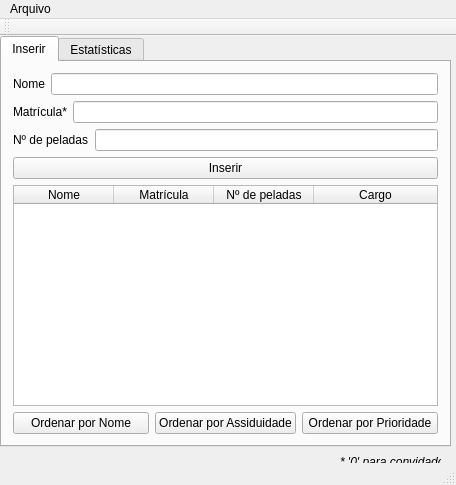
<?xml version="1.0" encoding="UTF-8"?>
<ui version="4.0">
 <class>MainWindow</class>
 <widget class="QMainWindow" name="MainWindow">
  <property name="geometry">
   <rect>
    <x>0</x>
    <y>0</y>
    <width>456</width>
    <height>485</height>
   </rect>
  </property>
  <property name="windowTitle">
   <string>Minha Pelada</string>
  </property>
  <widget class="QWidget" name="centralWidget">
   <widget class="QTabWidget" name="tabWidget">
    <property name="geometry">
     <rect>
      <x>0</x>
      <y>0</y>
      <width>451</width>
      <height>411</height>
     </rect>
    </property>
    <property name="currentIndex">
     <number>0</number>
    </property>
    <widget class="QWidget" name="Inserir">
     <attribute name="title">
      <string extracomment="Inserir">Inserir</string>
     </attribute>
     <layout class="QVBoxLayout" name="verticalLayout">
      <item>
       <layout class="QHBoxLayout" name="horizontalLayout">
        <item>
         <widget class="QLabel" name="label">
          <property name="text">
           <string>Nome</string>
          </property>
         </widget>
        </item>
        <item>
         <widget class="QLineEdit" name="le_nome"/>
        </item>
       </layout>
      </item>
      <item>
       <layout class="QHBoxLayout" name="horizontalLayout_2">
        <item>
         <widget class="QLabel" name="label_2">
          <property name="text">
           <string>Matrícula*</string>
          </property>
         </widget>
        </item>
        <item>
         <widget class="QLineEdit" name="le_mat"/>
        </item>
       </layout>
      </item>
      <item>
       <layout class="QHBoxLayout" name="horizontalLayout_4">
        <item>
         <widget class="QLabel" name="lbl_numero">
          <property name="text">
           <string>Nº de peladas</string>
          </property>
         </widget>
        </item>
        <item>
         <widget class="QLineEdit" name="le_numero"/>
        </item>
       </layout>
      </item>
      <item>
       <widget class="QPushButton" name="btn_inserir">
        <property name="styleSheet">
         <string notr="true"/>
        </property>
        <property name="text">
         <string>Inserir</string>
        </property>
       </widget>
      </item>
      <item>
       <widget class="QTableWidget" name="tbl_dados">
        <property name="styleSheet">
         <string notr="true"/>
        </property>
        <property name="editTriggers">
         <set>QAbstractItemView::NoEditTriggers</set>
        </property>
        <attribute name="horizontalHeaderDefaultSectionSize">
         <number>100</number>
        </attribute>
        <attribute name="horizontalHeaderStretchLastSection">
         <bool>true</bool>
        </attribute>
        <attribute name="verticalHeaderShowSortIndicator" stdset="0">
         <bool>true</bool>
        </attribute>
        <attribute name="verticalHeaderStretchLastSection">
         <bool>false</bool>
        </attribute>
        <column>
         <property name="text">
          <string>Nome</string>
         </property>
        </column>
        <column>
         <property name="text">
          <string>Matrícula</string>
         </property>
        </column>
        <column>
         <property name="text">
          <string>Nº de peladas</string>
         </property>
        </column>
        <column>
         <property name="text">
          <string>Cargo</string>
         </property>
        </column>
       </widget>
      </item>
      <item>
       <layout class="QHBoxLayout" name="horizontalLayout_3">
        <item>
         <widget class="QPushButton" name="btn_ordenar_nome">
          <property name="text">
           <string>Ordenar por Nome</string>
          </property>
         </widget>
        </item>
        <item>
         <widget class="QPushButton" name="btn_ordenar_ass">
          <property name="text">
           <string>Ordenar por Assiduidade</string>
          </property>
         </widget>
        </item>
        <item>
         <widget class="QPushButton" name="btn_ordenar_prio">
          <property name="text">
           <string>Ordenar por Prioridade</string>
          </property>
         </widget>
        </item>
       </layout>
      </item>
     </layout>
    </widget>
    <widget class="QWidget" name="tab">
     <attribute name="title">
      <string>Estatísticas</string>
     </attribute>
     <widget class="QWidget" name="layoutWidget">
      <property name="geometry">
       <rect>
        <x>20</x>
        <y>10</y>
        <width>421</width>
        <height>361</height>
       </rect>
      </property>
      <layout class="QVBoxLayout" name="verticalLayout_2">
       <item>
        <widget class="QGroupBox" name="gb_avg">
         <property name="title">
          <string>Porcentagem de Servidores</string>
         </property>
         <widget class="QLabel" name="lbl_serv">
          <property name="geometry">
           <rect>
            <x>0</x>
            <y>0</y>
            <width>411</width>
            <height>61</height>
           </rect>
          </property>
          <property name="font">
           <font>
            <pointsize>16</pointsize>
           </font>
          </property>
          <property name="text">
           <string/>
          </property>
          <property name="alignment">
           <set>Qt::AlignCenter</set>
          </property>
         </widget>
         <widget class="QGroupBox" name="gb_highest">
          <property name="geometry">
           <rect>
            <x>0</x>
            <y>60</y>
            <width>419</width>
            <height>61</height>
           </rect>
          </property>
          <property name="title">
           <string>Porcentagem de Dependentes</string>
          </property>
          <widget class="QLabel" name="lbl_dep">
           <property name="geometry">
            <rect>
             <x>0</x>
             <y>10</y>
             <width>411</width>
             <height>51</height>
            </rect>
           </property>
           <property name="font">
            <font>
             <pointsize>16</pointsize>
            </font>
           </property>
           <property name="text">
            <string/>
           </property>
           <property name="alignment">
            <set>Qt::AlignCenter</set>
           </property>
          </widget>
         </widget>
         <widget class="QGroupBox" name="gb_lowest">
          <property name="geometry">
           <rect>
            <x>0</x>
            <y>130</y>
            <width>419</width>
            <height>61</height>
           </rect>
          </property>
          <property name="title">
           <string>Porcentagem de Convidados</string>
          </property>
          <widget class="QLabel" name="lbl_conv">
           <property name="geometry">
            <rect>
             <x>0</x>
             <y>10</y>
             <width>411</width>
             <height>51</height>
            </rect>
           </property>
           <property name="font">
            <font>
             <pointsize>16</pointsize>
            </font>
           </property>
           <property name="text">
            <string/>
           </property>
           <property name="alignment">
            <set>Qt::AlignCenter</set>
           </property>
          </widget>
         </widget>
         <widget class="QGroupBox" name="gp_mais_ass">
          <property name="geometry">
           <rect>
            <x>0</x>
            <y>200</y>
            <width>421</width>
            <height>71</height>
           </rect>
          </property>
          <property name="title">
           <string>Peladeiro mais assíduo</string>
          </property>
          <widget class="QLabel" name="lbl_mais_ass">
           <property name="geometry">
            <rect>
             <x>0</x>
             <y>-1</y>
             <width>421</width>
             <height>71</height>
            </rect>
           </property>
           <property name="font">
            <font>
             <pointsize>16</pointsize>
            </font>
           </property>
           <property name="text">
            <string/>
           </property>
           <property name="alignment">
            <set>Qt::AlignCenter</set>
           </property>
          </widget>
         </widget>
         <widget class="QGroupBox" name="gp_menos_ass">
          <property name="geometry">
           <rect>
            <x>0</x>
            <y>280</y>
            <width>421</width>
            <height>71</height>
           </rect>
          </property>
          <property name="title">
           <string>Peladeiro menos assíduo</string>
          </property>
          <widget class="QLabel" name="lbl_menos_ass">
           <property name="geometry">
            <rect>
             <x>0</x>
             <y>0</y>
             <width>421</width>
             <height>81</height>
            </rect>
           </property>
           <property name="font">
            <font>
             <pointsize>16</pointsize>
            </font>
           </property>
           <property name="text">
            <string/>
           </property>
           <property name="alignment">
            <set>Qt::AlignCenter</set>
           </property>
          </widget>
         </widget>
        </widget>
       </item>
      </layout>
     </widget>
    </widget>
   </widget>
   <widget class="QLabel" name="label_3">
    <property name="geometry">
     <rect>
      <x>340</x>
      <y>410</y>
      <width>101</width>
      <height>31</height>
     </rect>
    </property>
    <property name="font">
     <font>
      <italic>true</italic>
     </font>
    </property>
    <property name="text">
     <string>* '0' para convidado</string>
    </property>
   </widget>
  </widget>
  <widget class="QMenuBar" name="menuBar">
   <property name="geometry">
    <rect>
     <x>0</x>
     <y>0</y>
     <width>456</width>
     <height>21</height>
    </rect>
   </property>
   <widget class="QMenu" name="menuArquivo">
    <property name="title">
     <string>Arquivo</string>
    </property>
    <addaction name="actionSalvar"/>
    <addaction name="actionCarregar"/>
   </widget>
   <addaction name="menuArquivo"/>
  </widget>
  <widget class="QToolBar" name="mainToolBar">
   <attribute name="toolBarArea">
    <enum>TopToolBarArea</enum>
   </attribute>
   <attribute name="toolBarBreak">
    <bool>false</bool>
   </attribute>
  </widget>
  <widget class="QStatusBar" name="statusBar"/>
  <action name="actionSalvar">
   <property name="text">
    <string>Salvar</string>
   </property>
   <property name="shortcut">
    <string>Ctrl+S</string>
   </property>
  </action>
  <action name="actionCarregar">
   <property name="text">
    <string>Carregar</string>
   </property>
   <property name="shortcut">
    <string>Ctrl+W</string>
   </property>
  </action>
 </widget>
 <layoutdefault spacing="6" margin="11"/>
 <resources/>
 <connections/>
</ui>
